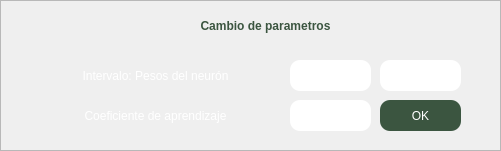
          <widget class="QFrame" name="frame_7">
           <property name="geometry">
            <rect>
             <x>0</x>
             <y>610</y>
             <width>501</width>
             <height>151</height>
            </rect>
           </property>
           <property name="frameShape">
            <enum>QFrame::StyledPanel</enum>
           </property>
           <property name="frameShadow">
            <enum>QFrame::Raised</enum>
           </property>
           <widget class="QLabel" name="label_9">
            <property name="geometry">
             <rect>
              <x>30</x>
              <y>60</y>
              <width>251</width>
              <height>31</height>
             </rect>
            </property>
            <property name="styleSheet">
             <string notr="true">font: 12pt &quot;Roboto&quot;;
color: rgb(255, 255, 255);
</string>
            </property>
            <property name="text">
             <string>Intervalo: Pesos del neurón</string>
            </property>
            <property name="alignment">
             <set>Qt::AlignCenter</set>
            </property>
           </widget>
           <widget class="QLabel" name="label_10">
            <property name="geometry">
             <rect>
              <x>30</x>
              <y>100</y>
              <width>251</width>
              <height>31</height>
             </rect>
            </property>
            <property name="styleSheet">
             <string notr="true">font: 12pt &quot;Roboto&quot;;
color: rgb(255, 255, 255);
</string>
            </property>
            <property name="text">
             <string>Coeficiente de aprendizaje</string>
            </property>
            <property name="alignment">
             <set>Qt::AlignCenter</set>
            </property>
           </widget>
           <widget class="QTextEdit" name="peso2">
            <property name="geometry">
             <rect>
              <x>380</x>
              <y>60</y>
              <width>81</width>
              <height>31</height>
             </rect>
            </property>
            <property name="styleSheet">
             <string notr="true">background: rgb(255, 255, 255);
border-radius: 10px;
font: 10pt &quot;Roboto&quot;;</string>
            </property>
            <property name="html">
             <string>&lt;!DOCTYPE HTML PUBLIC &quot;-//W3C//DTD HTML 4.0//EN&quot; &quot;http://www.w3.org/TR/REC-html40/strict.dtd&quot;&gt;
&lt;html&gt;&lt;head&gt;&lt;meta name=&quot;qrichtext&quot; content=&quot;1&quot; /&gt;&lt;style type=&quot;text/css&quot;&gt;
p, li { white-space: pre-wrap; }
&lt;/style&gt;&lt;/head&gt;&lt;body style=&quot; font-family:'Roboto'; font-size:10pt; font-weight:400; font-style:normal;&quot;&gt;
&lt;p align=&quot;center&quot; style=&quot;-qt-paragraph-type:empty; margin-top:0px; margin-bottom:0px; margin-left:0px; margin-right:0px; -qt-block-indent:0; text-indent:0px;&quot;&gt;&lt;br /&gt;&lt;/p&gt;&lt;/body&gt;&lt;/html&gt;</string>
            </property>
           </widget>
           <widget class="QPushButton" name="CP_ok">
            <property name="geometry">
             <rect>
              <x>380</x>
              <y>100</y>
              <width>81</width>
              <height>31</height>
             </rect>
            </property>
            <property name="styleSheet">
             <string notr="true">QPushButton {
	border: 0px;
	border-radius: 10px;
	background-color: #3b5540;
	color: rgb(255, 255, 255);
	font: 10pt &quot;Roboto&quot;;
}
QPushButton:hover {
    background-color: #bfff91;
}
</string>
            </property>
            <property name="text">
             <string>OK</string>
            </property>
           </widget>
           <widget class="QTextEdit" name="coefici">
            <property name="geometry">
             <rect>
              <x>290</x>
              <y>100</y>
              <width>81</width>
              <height>31</height>
             </rect>
            </property>
            <property name="styleSheet">
             <string notr="true">background: rgb(255, 255, 255);
border-radius: 10px;
font: 10pt &quot;Roboto&quot;;</string>
            </property>
            <property name="html">
             <string>&lt;!DOCTYPE HTML PUBLIC &quot;-//W3C//DTD HTML 4.0//EN&quot; &quot;http://www.w3.org/TR/REC-html40/strict.dtd&quot;&gt;
&lt;html&gt;&lt;head&gt;&lt;meta name=&quot;qrichtext&quot; content=&quot;1&quot; /&gt;&lt;style type=&quot;text/css&quot;&gt;
p, li { white-space: pre-wrap; }
&lt;/style&gt;&lt;/head&gt;&lt;body style=&quot; font-family:'Roboto'; font-size:10pt; font-weight:400; font-style:normal;&quot;&gt;
&lt;p align=&quot;center&quot; style=&quot;-qt-paragraph-type:empty; margin-top:0px; margin-bottom:0px; margin-left:0px; margin-right:0px; -qt-block-indent:0; text-indent:0px;&quot;&gt;&lt;br /&gt;&lt;/p&gt;&lt;/body&gt;&lt;/html&gt;</string>
            </property>
           </widget>
           <widget class="QTextEdit" name="peso1">
            <property name="geometry">
             <rect>
              <x>290</x>
              <y>60</y>
              <width>81</width>
              <height>31</height>
             </rect>
            </property>
            <property name="styleSheet">
             <string notr="true">background: rgb(255, 255, 255);
border-radius: 10px;
font: 10pt &quot;Roboto&quot;;</string>
            </property>
            <property name="html">
             <string>&lt;!DOCTYPE HTML PUBLIC &quot;-//W3C//DTD HTML 4.0//EN&quot; &quot;http://www.w3.org/TR/REC-html40/strict.dtd&quot;&gt;
&lt;html&gt;&lt;head&gt;&lt;meta name=&quot;qrichtext&quot; content=&quot;1&quot; /&gt;&lt;style type=&quot;text/css&quot;&gt;
p, li { white-space: pre-wrap; }
&lt;/style&gt;&lt;/head&gt;&lt;body style=&quot; font-family:'Roboto'; font-size:10pt; font-weight:400; font-style:normal;&quot;&gt;
&lt;p align=&quot;center&quot; style=&quot;-qt-paragraph-type:empty; margin-top:0px; margin-bottom:0px; margin-left:0px; margin-right:0px; -qt-block-indent:0; text-indent:0px;&quot;&gt;&lt;br /&gt;&lt;/p&gt;&lt;/body&gt;&lt;/html&gt;</string>
            </property>
           </widget>
           <widget class="QLabel" name="label_25">
            <property name="geometry">
             <rect>
              <x>110</x>
              <y>10</y>
              <width>311</width>
              <height>31</height>
             </rect>
            </property>
            <property name="styleSheet">
             <string notr="true">font: 14pt &quot;Roboto&quot;;
color: #3b5540;
font-weight: bold;
</string>
            </property>
            <property name="text">
             <string>Cambio de parametros</string>
            </property>
            <property name="textFormat">
             <enum>Qt::AutoText</enum>
            </property>
            <property name="alignment">
             <set>Qt::AlignCenter</set>
            </property>
           </widget>
          </widget>
